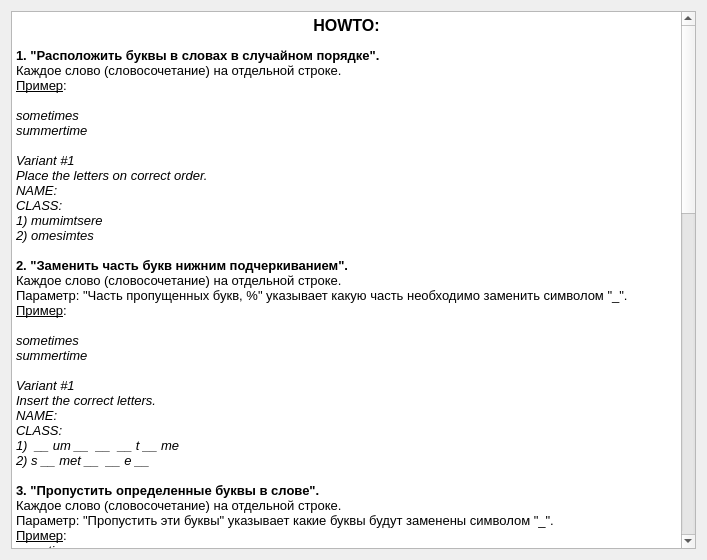
<?xml version="1.0" encoding="UTF-8"?>
<ui version="4.0">
 <class>FormHelp</class>
 <widget class="QWidget" name="FormHelp">
  <property name="windowModality">
   <enum>Qt::NonModal</enum>
  </property>
  <property name="geometry">
   <rect>
    <x>0</x>
    <y>0</y>
    <width>707</width>
    <height>560</height>
   </rect>
  </property>
  <property name="windowTitle">
   <string>Help</string>
  </property>
  <layout class="QGridLayout" name="gridLayout">
   <item row="0" column="0">
    <widget class="QTextEdit" name="textEdit">
     <property name="enabled">
      <bool>true</bool>
     </property>
     <property name="readOnly">
      <bool>true</bool>
     </property>
     <property name="html">
      <string>&lt;!DOCTYPE HTML PUBLIC &quot;-//W3C//DTD HTML 4.0//EN&quot; &quot;http://www.w3.org/TR/REC-html40/strict.dtd&quot;&gt;
&lt;html&gt;&lt;head&gt;&lt;meta name=&quot;qrichtext&quot; content=&quot;1&quot; /&gt;&lt;style type=&quot;text/css&quot;&gt;
p, li { white-space: pre-wrap; }
&lt;/style&gt;&lt;/head&gt;&lt;body style=&quot; font-family:'MS Shell Dlg 2'; font-size:8.25pt; font-weight:400; font-style:normal;&quot;&gt;
&lt;p align=&quot;center&quot; style=&quot; margin-top:0px; margin-bottom:0px; margin-left:0px; margin-right:0px; -qt-block-indent:0; text-indent:0px;&quot;&gt;&lt;span style=&quot; font-size:12pt; font-weight:600;&quot;&gt;HOWTO:&lt;/span&gt;&lt;/p&gt;
&lt;p style=&quot;-qt-paragraph-type:empty; margin-top:0px; margin-bottom:0px; margin-left:0px; margin-right:0px; -qt-block-indent:0; text-indent:0px; font-size:8pt;&quot;&gt;&lt;br /&gt;&lt;/p&gt;
&lt;p style=&quot; margin-top:0px; margin-bottom:0px; margin-left:0px; margin-right:0px; -qt-block-indent:0; text-indent:0px;&quot;&gt;&lt;span style=&quot; font-size:10pt; font-weight:600;&quot;&gt;1. &amp;quot;Расположить буквы в словах в случайном порядке&amp;quot;.&lt;/span&gt;&lt;/p&gt;
&lt;p style=&quot; margin-top:0px; margin-bottom:0px; margin-left:0px; margin-right:0px; -qt-block-indent:0; text-indent:0px;&quot;&gt;&lt;span style=&quot; font-size:10pt;&quot;&gt;Каждое слово (словосочетание) на отдельной строке.&lt;/span&gt;&lt;/p&gt;
&lt;p style=&quot; margin-top:0px; margin-bottom:0px; margin-left:0px; margin-right:0px; -qt-block-indent:0; text-indent:0px;&quot;&gt;&lt;span style=&quot; font-size:10pt; text-decoration: underline;&quot;&gt;Пример&lt;/span&gt;&lt;span style=&quot; font-size:10pt;&quot;&gt;:&lt;/span&gt;&lt;/p&gt;
&lt;p style=&quot;-qt-paragraph-type:empty; margin-top:0px; margin-bottom:0px; margin-left:0px; margin-right:0px; -qt-block-indent:0; text-indent:0px; font-size:10pt; font-style:italic;&quot;&gt;&lt;br /&gt;&lt;/p&gt;
&lt;p style=&quot; margin-top:0px; margin-bottom:0px; margin-left:0px; margin-right:0px; -qt-block-indent:0; text-indent:0px;&quot;&gt;&lt;span style=&quot; font-size:10pt; font-style:italic;&quot;&gt;sometimes  &lt;/span&gt;&lt;/p&gt;
&lt;p style=&quot; margin-top:0px; margin-bottom:0px; margin-left:0px; margin-right:0px; -qt-block-indent:0; text-indent:0px;&quot;&gt;&lt;span style=&quot; font-size:10pt; font-style:italic;&quot;&gt;summertime&lt;/span&gt;&lt;/p&gt;
&lt;p style=&quot;-qt-paragraph-type:empty; margin-top:0px; margin-bottom:0px; margin-left:0px; margin-right:0px; -qt-block-indent:0; text-indent:0px; font-size:10pt; font-style:italic;&quot;&gt;&lt;br /&gt;&lt;/p&gt;
&lt;p style=&quot; margin-top:0px; margin-bottom:0px; margin-left:0px; margin-right:0px; -qt-block-indent:0; text-indent:0px;&quot;&gt;&lt;span style=&quot; font-size:10pt; font-style:italic;&quot;&gt;Variant #1&lt;/span&gt;&lt;/p&gt;
&lt;p style=&quot; margin-top:0px; margin-bottom:0px; margin-left:0px; margin-right:0px; -qt-block-indent:0; text-indent:0px;&quot;&gt;&lt;span style=&quot; font-size:10pt; font-style:italic;&quot;&gt;Place the letters on correct order.&lt;/span&gt;&lt;/p&gt;
&lt;p style=&quot; margin-top:0px; margin-bottom:0px; margin-left:0px; margin-right:0px; -qt-block-indent:0; text-indent:0px;&quot;&gt;&lt;span style=&quot; font-size:10pt; font-style:italic;&quot;&gt;NAME:&lt;/span&gt;&lt;/p&gt;
&lt;p style=&quot; margin-top:0px; margin-bottom:0px; margin-left:0px; margin-right:0px; -qt-block-indent:0; text-indent:0px;&quot;&gt;&lt;span style=&quot; font-size:10pt; font-style:italic;&quot;&gt;CLASS:&lt;/span&gt;&lt;/p&gt;
&lt;p style=&quot; margin-top:0px; margin-bottom:0px; margin-left:0px; margin-right:0px; -qt-block-indent:0; text-indent:0px;&quot;&gt;&lt;span style=&quot; font-size:10pt; font-style:italic;&quot;&gt;1) mumimtsere&lt;/span&gt;&lt;/p&gt;
&lt;p style=&quot; margin-top:0px; margin-bottom:0px; margin-left:0px; margin-right:0px; -qt-block-indent:0; text-indent:0px;&quot;&gt;&lt;span style=&quot; font-size:10pt; font-style:italic;&quot;&gt;2) omesimtes&lt;/span&gt;&lt;/p&gt;
&lt;p style=&quot;-qt-paragraph-type:empty; margin-top:0px; margin-bottom:0px; margin-left:0px; margin-right:0px; -qt-block-indent:0; text-indent:0px; font-size:10pt;&quot;&gt;&lt;br /&gt;&lt;/p&gt;
&lt;p style=&quot; margin-top:0px; margin-bottom:0px; margin-left:0px; margin-right:0px; -qt-block-indent:0; text-indent:0px;&quot;&gt;&lt;span style=&quot; font-size:10pt; font-weight:600;&quot;&gt;2. &amp;quot;Заменить часть букв нижним подчеркиванием&amp;quot;.&lt;/span&gt;&lt;/p&gt;
&lt;p style=&quot; margin-top:0px; margin-bottom:0px; margin-left:0px; margin-right:0px; -qt-block-indent:0; text-indent:0px;&quot;&gt;&lt;span style=&quot; font-size:10pt;&quot;&gt;Каждое слово (словосочетание) на отдельной строке.&lt;/span&gt;&lt;/p&gt;
&lt;p style=&quot; margin-top:0px; margin-bottom:0px; margin-left:0px; margin-right:0px; -qt-block-indent:0; text-indent:0px;&quot;&gt;&lt;span style=&quot; font-size:10pt;&quot;&gt;Параметр: &amp;quot;Часть пропущенных букв, %&amp;quot; указывает какую часть необходимо заменить символом &amp;quot;_&amp;quot;.&lt;/span&gt;&lt;/p&gt;
&lt;p style=&quot; margin-top:0px; margin-bottom:0px; margin-left:0px; margin-right:0px; -qt-block-indent:0; text-indent:0px;&quot;&gt;&lt;span style=&quot; font-size:10pt; text-decoration: underline;&quot;&gt;Пример&lt;/span&gt;&lt;span style=&quot; font-size:10pt;&quot;&gt;:&lt;/span&gt;&lt;/p&gt;
&lt;p style=&quot;-qt-paragraph-type:empty; margin-top:0px; margin-bottom:0px; margin-left:0px; margin-right:0px; -qt-block-indent:0; text-indent:0px; font-size:10pt;&quot;&gt;&lt;br /&gt;&lt;/p&gt;
&lt;p style=&quot; margin-top:0px; margin-bottom:0px; margin-left:0px; margin-right:0px; -qt-block-indent:0; text-indent:0px;&quot;&gt;&lt;span style=&quot; font-size:10pt; font-style:italic;&quot;&gt;sometimes&lt;/span&gt;&lt;/p&gt;
&lt;p style=&quot; margin-top:0px; margin-bottom:0px; margin-left:0px; margin-right:0px; -qt-block-indent:0; text-indent:0px;&quot;&gt;&lt;span style=&quot; font-size:10pt; font-style:italic;&quot;&gt;summertime&lt;/span&gt;&lt;/p&gt;
&lt;p style=&quot;-qt-paragraph-type:empty; margin-top:0px; margin-bottom:0px; margin-left:0px; margin-right:0px; -qt-block-indent:0; text-indent:0px; font-size:10pt; font-style:italic;&quot;&gt;&lt;br /&gt;&lt;/p&gt;
&lt;p style=&quot; margin-top:0px; margin-bottom:0px; margin-left:0px; margin-right:0px; -qt-block-indent:0; text-indent:0px;&quot;&gt;&lt;span style=&quot; font-size:10pt; font-style:italic;&quot;&gt;Variant #1&lt;/span&gt;&lt;/p&gt;
&lt;p style=&quot; margin-top:0px; margin-bottom:0px; margin-left:0px; margin-right:0px; -qt-block-indent:0; text-indent:0px;&quot;&gt;&lt;span style=&quot; font-size:10pt; font-style:italic;&quot;&gt;Insert the correct letters.&lt;/span&gt;&lt;/p&gt;
&lt;p style=&quot; margin-top:0px; margin-bottom:0px; margin-left:0px; margin-right:0px; -qt-block-indent:0; text-indent:0px;&quot;&gt;&lt;span style=&quot; font-size:10pt; font-style:italic;&quot;&gt;NAME:&lt;/span&gt;&lt;/p&gt;
&lt;p style=&quot; margin-top:0px; margin-bottom:0px; margin-left:0px; margin-right:0px; -qt-block-indent:0; text-indent:0px;&quot;&gt;&lt;span style=&quot; font-size:10pt; font-style:italic;&quot;&gt;CLASS:&lt;/span&gt;&lt;/p&gt;
&lt;p style=&quot; margin-top:0px; margin-bottom:0px; margin-left:0px; margin-right:0px; -qt-block-indent:0; text-indent:0px;&quot;&gt;&lt;span style=&quot; font-size:10pt; font-style:italic;&quot;&gt;1)  __ um __  __  __ t __ me&lt;/span&gt;&lt;/p&gt;
&lt;p style=&quot; margin-top:0px; margin-bottom:0px; margin-left:0px; margin-right:0px; -qt-block-indent:0; text-indent:0px;&quot;&gt;&lt;span style=&quot; font-size:10pt; font-style:italic;&quot;&gt;2) s __ met __  __ e __&lt;/span&gt;&lt;/p&gt;
&lt;p style=&quot;-qt-paragraph-type:empty; margin-top:0px; margin-bottom:0px; margin-left:0px; margin-right:0px; -qt-block-indent:0; text-indent:0px; font-size:10pt;&quot;&gt;&lt;br /&gt;&lt;/p&gt;
&lt;p style=&quot; margin-top:0px; margin-bottom:0px; margin-left:0px; margin-right:0px; -qt-block-indent:0; text-indent:0px;&quot;&gt;&lt;span style=&quot; font-size:10pt; font-weight:600;&quot;&gt;3. &amp;quot;Пропустить определенные буквы в слове&amp;quot;.&lt;/span&gt;&lt;/p&gt;
&lt;p style=&quot; margin-top:0px; margin-bottom:0px; margin-left:0px; margin-right:0px; -qt-block-indent:0; text-indent:0px;&quot;&gt;&lt;span style=&quot; font-size:10pt;&quot;&gt;Каждое слово (словосочетание) на отдельной строке.&lt;/span&gt;&lt;/p&gt;
&lt;p style=&quot; margin-top:0px; margin-bottom:0px; margin-left:0px; margin-right:0px; -qt-block-indent:0; text-indent:0px;&quot;&gt;&lt;span style=&quot; font-size:10pt;&quot;&gt;Параметр: &amp;quot;Пропустить эти буквы&amp;quot; указывает какие буквы будут заменены символом &amp;quot;_&amp;quot;.&lt;/span&gt;&lt;/p&gt;
&lt;p style=&quot; margin-top:0px; margin-bottom:0px; margin-left:0px; margin-right:0px; -qt-block-indent:0; text-indent:0px;&quot;&gt;&lt;span style=&quot; font-size:10pt; text-decoration: underline;&quot;&gt;Пример&lt;/span&gt;&lt;span style=&quot; font-size:10pt;&quot;&gt;:&lt;/span&gt;&lt;/p&gt;
&lt;p style=&quot; margin-top:0px; margin-bottom:0px; margin-left:0px; margin-right:0px; -qt-block-indent:0; text-indent:0px;&quot;&gt;&lt;span style=&quot; font-size:10pt; font-style:italic;&quot;&gt;sometimes&lt;/span&gt;&lt;/p&gt;
&lt;p style=&quot; margin-top:0px; margin-bottom:0px; margin-left:0px; margin-right:0px; -qt-block-indent:0; text-indent:0px;&quot;&gt;&lt;span style=&quot; font-size:10pt; font-style:italic;&quot;&gt;summertime&lt;/span&gt;&lt;/p&gt;
&lt;p style=&quot;-qt-paragraph-type:empty; margin-top:0px; margin-bottom:0px; margin-left:0px; margin-right:0px; -qt-block-indent:0; text-indent:0px; font-size:10pt; font-style:italic;&quot;&gt;&lt;br /&gt;&lt;/p&gt;
&lt;p style=&quot; margin-top:0px; margin-bottom:0px; margin-left:0px; margin-right:0px; -qt-block-indent:0; text-indent:0px;&quot;&gt;&lt;span style=&quot; font-size:10pt; font-style:italic;&quot;&gt;Variant #1&lt;/span&gt;&lt;/p&gt;
&lt;p style=&quot; margin-top:0px; margin-bottom:0px; margin-left:0px; margin-right:0px; -qt-block-indent:0; text-indent:0px;&quot;&gt;&lt;span style=&quot; font-size:10pt; font-style:italic;&quot;&gt;Insert correct letters: &amp;quot;u, m&amp;quot;&lt;/span&gt;&lt;/p&gt;
&lt;p style=&quot; margin-top:0px; margin-bottom:0px; margin-left:0px; margin-right:0px; -qt-block-indent:0; text-indent:0px;&quot;&gt;&lt;span style=&quot; font-size:10pt; font-style:italic;&quot;&gt;NAME:&lt;/span&gt;&lt;/p&gt;
&lt;p style=&quot; margin-top:0px; margin-bottom:0px; margin-left:0px; margin-right:0px; -qt-block-indent:0; text-indent:0px;&quot;&gt;&lt;span style=&quot; font-size:10pt; font-style:italic;&quot;&gt;CLASS:&lt;/span&gt;&lt;/p&gt;
&lt;p style=&quot; margin-top:0px; margin-bottom:0px; margin-left:0px; margin-right:0px; -qt-block-indent:0; text-indent:0px;&quot;&gt;&lt;span style=&quot; font-size:10pt; font-style:italic;&quot;&gt;1) s _ _ _ e r t i _ e&lt;/span&gt;&lt;/p&gt;
&lt;p style=&quot; margin-top:0px; margin-bottom:0px; margin-left:0px; margin-right:0px; -qt-block-indent:0; text-indent:0px;&quot;&gt;&lt;span style=&quot; font-size:10pt; font-style:italic;&quot;&gt;2) s o _ e t i _ e s&lt;/span&gt;&lt;/p&gt;
&lt;p style=&quot;-qt-paragraph-type:empty; margin-top:0px; margin-bottom:0px; margin-left:0px; margin-right:0px; -qt-block-indent:0; text-indent:0px; font-size:10pt;&quot;&gt;&lt;br /&gt;&lt;/p&gt;
&lt;p style=&quot; margin-top:0px; margin-bottom:0px; margin-left:0px; margin-right:0px; -qt-block-indent:0; text-indent:0px;&quot;&gt;&lt;span style=&quot; font-size:10pt; font-weight:600;&quot;&gt;4. &amp;quot;Сопоставить слова&amp;quot;.&lt;/span&gt;&lt;/p&gt;
&lt;p style=&quot; margin-top:0px; margin-bottom:0px; margin-left:0px; margin-right:0px; -qt-block-indent:0; text-indent:0px;&quot;&gt;&lt;span style=&quot; font-size:10pt;&quot;&gt;Каждая пара, разделенная знаком &amp;quot;:&amp;quot; на отдельной строке.&lt;/span&gt;&lt;/p&gt;
&lt;p style=&quot; margin-top:0px; margin-bottom:0px; margin-left:0px; margin-right:0px; -qt-block-indent:0; text-indent:0px;&quot;&gt;&lt;span style=&quot; font-size:10pt;&quot;&gt;Примечание: для достижения лучшей рандомизации рекомендуется&lt;/span&gt;&lt;/p&gt;
&lt;p style=&quot; margin-top:0px; margin-bottom:0px; margin-left:0px; margin-right:0px; -qt-block-indent:0; text-indent:0px;&quot;&gt;&lt;span style=&quot; font-size:10pt;&quot;&gt;использовать более 3-х пар выражений.&lt;/span&gt;&lt;/p&gt;
&lt;p style=&quot; margin-top:0px; margin-bottom:0px; margin-left:0px; margin-right:0px; -qt-block-indent:0; text-indent:0px;&quot;&gt;&lt;span style=&quot; font-size:10pt; text-decoration: underline;&quot;&gt;Пример&lt;/span&gt;&lt;span style=&quot; font-size:10pt;&quot;&gt;:&lt;/span&gt;&lt;/p&gt;
&lt;p style=&quot; margin-top:0px; margin-bottom:0px; margin-left:0px; margin-right:0px; -qt-block-indent:0; text-indent:0px;&quot;&gt;&lt;span style=&quot; font-size:10pt; font-style:italic;&quot;&gt;sometimes:иногда&lt;/span&gt;&lt;/p&gt;
&lt;p style=&quot; margin-top:0px; margin-bottom:0px; margin-left:0px; margin-right:0px; -qt-block-indent:0; text-indent:0px;&quot;&gt;&lt;span style=&quot; font-size:10pt; font-style:italic;&quot;&gt;summertime:летний сезон&lt;/span&gt;&lt;/p&gt;
&lt;p style=&quot; margin-top:0px; margin-bottom:0px; margin-left:0px; margin-right:0px; -qt-block-indent:0; text-indent:0px;&quot;&gt;&lt;span style=&quot; font-size:10pt; font-style:italic;&quot;&gt;anybody:кто бы то ни было, кто-нибудь&lt;/span&gt;&lt;/p&gt;
&lt;p style=&quot;-qt-paragraph-type:empty; margin-top:0px; margin-bottom:0px; margin-left:0px; margin-right:0px; -qt-block-indent:0; text-indent:0px; font-size:10pt; font-style:italic;&quot;&gt;&lt;br /&gt;&lt;/p&gt;
&lt;p style=&quot; margin-top:0px; margin-bottom:0px; margin-left:0px; margin-right:0px; -qt-block-indent:0; text-indent:0px;&quot;&gt;&lt;span style=&quot; font-size:10pt; font-style:italic;&quot;&gt;Variant #1&lt;/span&gt;&lt;/p&gt;
&lt;p style=&quot; margin-top:0px; margin-bottom:0px; margin-left:0px; margin-right:0px; -qt-block-indent:0; text-indent:0px;&quot;&gt;&lt;span style=&quot; font-size:10pt; font-style:italic;&quot;&gt;Match the words.&lt;/span&gt;&lt;/p&gt;
&lt;p style=&quot; margin-top:0px; margin-bottom:0px; margin-left:0px; margin-right:0px; -qt-block-indent:0; text-indent:0px;&quot;&gt;&lt;span style=&quot; font-size:10pt; font-style:italic;&quot;&gt;NAME:&lt;/span&gt;&lt;/p&gt;
&lt;p style=&quot; margin-top:0px; margin-bottom:0px; margin-left:0px; margin-right:0px; -qt-block-indent:0; text-indent:0px;&quot;&gt;&lt;span style=&quot; font-size:10pt; font-style:italic;&quot;&gt;CLASS:&lt;/span&gt;&lt;/p&gt;
&lt;p style=&quot; margin-top:0px; margin-bottom:0px; margin-left:0px; margin-right:0px; -qt-block-indent:0; text-indent:0px;&quot;&gt;&lt;span style=&quot; font-size:10pt; font-style:italic;&quot;&gt;1) anybody	  	1) кто бы то ни было, кто-нибудь&lt;/span&gt;&lt;/p&gt;
&lt;p style=&quot; margin-top:0px; margin-bottom:0px; margin-left:0px; margin-right:0px; -qt-block-indent:0; text-indent:0px;&quot;&gt;&lt;span style=&quot; font-size:10pt; font-style:italic;&quot;&gt;2) summertime		2) летний сезон&lt;/span&gt;&lt;/p&gt;
&lt;p style=&quot; margin-top:0px; margin-bottom:0px; margin-left:0px; margin-right:0px; -qt-block-indent:0; text-indent:0px;&quot;&gt;&lt;span style=&quot; font-size:10pt; font-style:italic;&quot;&gt;3) sometimes		3) иногда&lt;/span&gt;&lt;/p&gt;
&lt;p style=&quot;-qt-paragraph-type:empty; margin-top:0px; margin-bottom:0px; margin-left:0px; margin-right:0px; -qt-block-indent:0; text-indent:0px; font-size:10pt;&quot;&gt;&lt;br /&gt;&lt;/p&gt;
&lt;p style=&quot; margin-top:0px; margin-bottom:0px; margin-left:0px; margin-right:0px; -qt-block-indent:0; text-indent:0px;&quot;&gt;&lt;span style=&quot; font-size:10pt; font-weight:600;&quot;&gt;5. &amp;quot;Расположить слова в предложении в случайном порядке&amp;quot;.&lt;/span&gt;&lt;/p&gt;
&lt;p style=&quot; margin-top:0px; margin-bottom:0px; margin-left:0px; margin-right:0px; -qt-block-indent:0; text-indent:0px;&quot;&gt;&lt;span style=&quot; font-size:10pt;&quot;&gt;В каждом предложении, заканчивающемся знаками &amp;quot;.!?&amp;quot;,&lt;/span&gt;&lt;/p&gt;
&lt;p style=&quot; margin-top:0px; margin-bottom:0px; margin-left:0px; margin-right:0px; -qt-block-indent:0; text-indent:0px;&quot;&gt;&lt;span style=&quot; font-size:10pt;&quot;&gt;слова ставятся в случайном порядке.&lt;/span&gt;&lt;/p&gt;
&lt;p style=&quot; margin-top:0px; margin-bottom:0px; margin-left:0px; margin-right:0px; -qt-block-indent:0; text-indent:0px;&quot;&gt;&lt;span style=&quot; font-size:10pt;&quot;&gt;Все слова приводятся к нижнему регистру.&lt;/span&gt;&lt;/p&gt;
&lt;p style=&quot; margin-top:0px; margin-bottom:0px; margin-left:0px; margin-right:0px; -qt-block-indent:0; text-indent:0px;&quot;&gt;&lt;span style=&quot; font-size:10pt; text-decoration: underline;&quot;&gt;Пример&lt;/span&gt;&lt;span style=&quot; font-size:10pt;&quot;&gt;:&lt;/span&gt;&lt;/p&gt;
&lt;p style=&quot; margin-top:0px; margin-bottom:0px; margin-left:0px; margin-right:0px; -qt-block-indent:0; text-indent:0px;&quot;&gt;&lt;span style=&quot; font-size:10pt; font-style:italic;&quot;&gt;This is the 1st sentence! And another one.&lt;/span&gt;&lt;/p&gt;
&lt;p style=&quot;-qt-paragraph-type:empty; margin-top:0px; margin-bottom:0px; margin-left:0px; margin-right:0px; -qt-block-indent:0; text-indent:0px; font-size:10pt; font-style:italic;&quot;&gt;&lt;br /&gt;&lt;/p&gt;
&lt;p style=&quot; margin-top:0px; margin-bottom:0px; margin-left:0px; margin-right:0px; -qt-block-indent:0; text-indent:0px;&quot;&gt;&lt;span style=&quot; font-size:10pt; font-style:italic;&quot;&gt;Variant #1&lt;/span&gt;&lt;/p&gt;
&lt;p style=&quot; margin-top:0px; margin-bottom:0px; margin-left:0px; margin-right:0px; -qt-block-indent:0; text-indent:0px;&quot;&gt;&lt;span style=&quot; font-size:10pt; font-style:italic;&quot;&gt;Place the words in sentences on correct order.&lt;/span&gt;&lt;/p&gt;
&lt;p style=&quot; margin-top:0px; margin-bottom:0px; margin-left:0px; margin-right:0px; -qt-block-indent:0; text-indent:0px;&quot;&gt;&lt;span style=&quot; font-size:10pt; font-style:italic;&quot;&gt;NAME:&lt;/span&gt;&lt;/p&gt;
&lt;p style=&quot; margin-top:0px; margin-bottom:0px; margin-left:0px; margin-right:0px; -qt-block-indent:0; text-indent:0px;&quot;&gt;&lt;span style=&quot; font-size:10pt; font-style:italic;&quot;&gt;CLASS:&lt;/span&gt;&lt;/p&gt;
&lt;p style=&quot; margin-top:0px; margin-bottom:0px; margin-left:0px; margin-right:0px; -qt-block-indent:0; text-indent:0px;&quot;&gt;&lt;span style=&quot; font-size:10pt; font-style:italic;&quot;&gt;1) the 1st is this sentence!&lt;/span&gt;&lt;/p&gt;
&lt;p style=&quot; margin-top:0px; margin-bottom:0px; margin-left:0px; margin-right:0px; -qt-block-indent:0; text-indent:0px;&quot;&gt;&lt;span style=&quot; font-size:10pt; font-style:italic;&quot;&gt;2) another one  and.&lt;/span&gt;&lt;/p&gt;
&lt;p style=&quot;-qt-paragraph-type:empty; margin-top:0px; margin-bottom:0px; margin-left:0px; margin-right:0px; -qt-block-indent:0; text-indent:0px; font-size:10pt; font-style:italic;&quot;&gt;&lt;br /&gt;&lt;/p&gt;
&lt;p style=&quot; margin-top:0px; margin-bottom:0px; margin-left:0px; margin-right:0px; -qt-block-indent:0; text-indent:0px;&quot;&gt;&lt;span style=&quot; font-size:10pt; font-weight:600;&quot;&gt;6. &amp;quot;Расположить предложения в случайном порядке&amp;quot;.&lt;/span&gt;&lt;/p&gt;
&lt;p style=&quot; margin-top:0px; margin-bottom:0px; margin-left:0px; margin-right:0px; -qt-block-indent:0; text-indent:0px;&quot;&gt;&lt;span style=&quot; font-size:10pt;&quot;&gt;Все предложения, оканчивающееся знаками &amp;quot;.!?&amp;quot;,&lt;/span&gt;&lt;/p&gt;
&lt;p style=&quot; margin-top:0px; margin-bottom:0px; margin-left:0px; margin-right:0px; -qt-block-indent:0; text-indent:0px;&quot;&gt;&lt;span style=&quot; font-size:10pt;&quot;&gt;ставятся в случайном порядке.&lt;/span&gt;&lt;/p&gt;
&lt;p style=&quot; margin-top:0px; margin-bottom:0px; margin-left:0px; margin-right:0px; -qt-block-indent:0; text-indent:0px;&quot;&gt;&lt;span style=&quot; font-size:10pt; text-decoration: underline;&quot;&gt;Пример&lt;/span&gt;&lt;span style=&quot; font-size:10pt;&quot;&gt;:&lt;/span&gt;&lt;/p&gt;
&lt;p style=&quot; margin-top:0px; margin-bottom:0px; margin-left:0px; margin-right:0px; -qt-block-indent:0; text-indent:0px;&quot;&gt;&lt;span style=&quot; font-size:10pt; font-style:italic;&quot;&gt;This is the 1st sentence! And another one. Is it the 3rd sentence?&lt;/span&gt;&lt;/p&gt;
&lt;p style=&quot;-qt-paragraph-type:empty; margin-top:0px; margin-bottom:0px; margin-left:0px; margin-right:0px; -qt-block-indent:0; text-indent:0px; font-size:10pt; font-style:italic;&quot;&gt;&lt;br /&gt;&lt;/p&gt;
&lt;p style=&quot; margin-top:0px; margin-bottom:0px; margin-left:0px; margin-right:0px; -qt-block-indent:0; text-indent:0px;&quot;&gt;&lt;span style=&quot; font-size:10pt; font-style:italic;&quot;&gt;Variant #1&lt;/span&gt;&lt;/p&gt;
&lt;p style=&quot; margin-top:0px; margin-bottom:0px; margin-left:0px; margin-right:0px; -qt-block-indent:0; text-indent:0px;&quot;&gt;&lt;span style=&quot; font-size:10pt; font-style:italic;&quot;&gt;Place the sentences on correct order.&lt;/span&gt;&lt;/p&gt;
&lt;p style=&quot; margin-top:0px; margin-bottom:0px; margin-left:0px; margin-right:0px; -qt-block-indent:0; text-indent:0px;&quot;&gt;&lt;span style=&quot; font-size:10pt; font-style:italic;&quot;&gt;NAME:&lt;/span&gt;&lt;/p&gt;
&lt;p style=&quot; margin-top:0px; margin-bottom:0px; margin-left:0px; margin-right:0px; -qt-block-indent:0; text-indent:0px;&quot;&gt;&lt;span style=&quot; font-size:10pt; font-style:italic;&quot;&gt;CLASS:&lt;/span&gt;&lt;/p&gt;
&lt;p style=&quot; margin-top:0px; margin-bottom:0px; margin-left:0px; margin-right:0px; -qt-block-indent:0; text-indent:0px;&quot;&gt;&lt;span style=&quot; font-size:10pt; font-style:italic;&quot;&gt;1)  Is it the 3rd sentence?&lt;/span&gt;&lt;/p&gt;
&lt;p style=&quot; margin-top:0px; margin-bottom:0px; margin-left:0px; margin-right:0px; -qt-block-indent:0; text-indent:0px;&quot;&gt;&lt;span style=&quot; font-size:10pt; font-style:italic;&quot;&gt;2)  And another one.&lt;/span&gt;&lt;/p&gt;
&lt;p style=&quot; margin-top:0px; margin-bottom:0px; margin-left:0px; margin-right:0px; -qt-block-indent:0; text-indent:0px;&quot;&gt;&lt;span style=&quot; font-size:10pt; font-style:italic;&quot;&gt;3) This is the 1st sentence!&lt;/span&gt;&lt;/p&gt;
&lt;p style=&quot;-qt-paragraph-type:empty; margin-top:0px; margin-bottom:0px; margin-left:0px; margin-right:0px; -qt-block-indent:0; text-indent:0px; font-size:10pt;&quot;&gt;&lt;br /&gt;&lt;/p&gt;
&lt;p style=&quot; margin-top:0px; margin-bottom:0px; margin-left:0px; margin-right:0px; -qt-block-indent:0; text-indent:0px;&quot;&gt;&lt;span style=&quot; font-size:10pt; font-weight:600;&quot;&gt;7. &amp;quot;Выбрать глаголы из списка&amp;quot;.&lt;/span&gt;&lt;/p&gt;
&lt;p style=&quot; margin-top:0px; margin-bottom:0px; margin-left:0px; margin-right:0px; -qt-block-indent:0; text-indent:0px;&quot;&gt;&lt;span style=&quot; font-size:10pt;&quot;&gt;В каждом предложении, ничинающемся с новой строки,&lt;/span&gt;&lt;/p&gt;
&lt;p style=&quot; margin-top:0px; margin-bottom:0px; margin-left:0px; margin-right:0px; -qt-block-indent:0; text-indent:0px;&quot;&gt;&lt;span style=&quot; font-size:10pt;&quot;&gt;сдучайно выбирается один из элементов&lt;/span&gt;&lt;/p&gt;
&lt;p style=&quot; margin-top:0px; margin-bottom:0px; margin-left:0px; margin-right:0px; -qt-block-indent:0; text-indent:0px;&quot;&gt;&lt;span style=&quot; font-size:10pt;&quot;&gt;в двойных кавычках, разделенных обратной косой чертой &amp;quot;/&amp;quot;.&lt;/span&gt;&lt;/p&gt;
&lt;p style=&quot; margin-top:0px; margin-bottom:0px; margin-left:0px; margin-right:0px; -qt-block-indent:0; text-indent:0px;&quot;&gt;&lt;span style=&quot; font-size:10pt;&quot;&gt;Примечание: признаком глагола является наличие частицы &amp;quot;to /not to &amp;quot;&lt;/span&gt;&lt;/p&gt;
&lt;p style=&quot; margin-top:0px; margin-bottom:0px; margin-left:0px; margin-right:0px; -qt-block-indent:0; text-indent:0px;&quot;&gt;&lt;span style=&quot; font-size:10pt;&quot;&gt;(обязательно с пробелом после &amp;quot;to&amp;quot;).&lt;/span&gt;&lt;/p&gt;
&lt;p style=&quot; margin-top:0px; margin-bottom:0px; margin-left:0px; margin-right:0px; -qt-block-indent:0; text-indent:0px;&quot;&gt;&lt;span style=&quot; font-size:10pt;&quot;&gt;Глаголы заменяются на нижнее подчеркивание, в скобках рядом указывается форма&lt;/span&gt;&lt;/p&gt;
&lt;p style=&quot; margin-top:0px; margin-bottom:0px; margin-left:0px; margin-right:0px; -qt-block-indent:0; text-indent:0px;&quot;&gt;&lt;span style=&quot; font-size:10pt;&quot;&gt;глагола в инфинитиве.&lt;/span&gt;&lt;/p&gt;
&lt;p style=&quot; margin-top:0px; margin-bottom:0px; margin-left:0px; margin-right:0px; -qt-block-indent:0; text-indent:0px;&quot;&gt;&lt;span style=&quot; font-size:10pt;&quot;&gt;Все остальные слова (такие как: местоимения, существительные, признаки времени...)&lt;/span&gt;&lt;/p&gt;
&lt;p style=&quot; margin-top:0px; margin-bottom:0px; margin-left:0px; margin-right:0px; -qt-block-indent:0; text-indent:0px;&quot;&gt;&lt;span style=&quot; font-size:10pt;&quot;&gt;выбираются из множества в двойных кавычках, разделенных симолом обратной косой черты &amp;quot;/&amp;quot;&lt;/span&gt;&lt;/p&gt;
&lt;p style=&quot; margin-top:0px; margin-bottom:0px; margin-left:0px; margin-right:0px; -qt-block-indent:0; text-indent:0px;&quot;&gt;&lt;span style=&quot; font-size:10pt;&quot;&gt;и вставляются в преложение как есть.&lt;/span&gt;&lt;/p&gt;
&lt;p style=&quot; margin-top:0px; margin-bottom:0px; margin-left:0px; margin-right:0px; -qt-block-indent:0; text-indent:0px;&quot;&gt;&lt;span style=&quot; font-size:10pt; text-decoration: underline;&quot;&gt;Пример&lt;/span&gt;&lt;span style=&quot; font-size:10pt;&quot;&gt;:&lt;/span&gt;&lt;/p&gt;
&lt;p style=&quot; margin-top:0px; margin-bottom:0px; margin-left:0px; margin-right:0px; -qt-block-indent:0; text-indent:0px;&quot;&gt;&lt;span style=&quot; font-size:10pt; font-style:italic;&quot;&gt;&amp;quot;I/He/She/We&amp;quot; &amp;quot;to walk/not to go/to sleep&amp;quot; &amp;quot;yesterday/today/tomorrow/never&amp;quot; there.&lt;/span&gt;&lt;/p&gt;
&lt;p style=&quot; margin-top:0px; margin-bottom:0px; margin-left:0px; margin-right:0px; -qt-block-indent:0; text-indent:0px;&quot;&gt;&lt;span style=&quot; font-size:10pt; font-style:italic;&quot;&gt;&amp;quot;I/He/She/We&amp;quot; &amp;quot;to walk/not to go/to sleep&amp;quot; &amp;quot;yesterday/today/tomorrow/never&amp;quot; there.&lt;/span&gt;&lt;/p&gt;
&lt;p style=&quot; margin-top:0px; margin-bottom:0px; margin-left:0px; margin-right:0px; -qt-block-indent:0; text-indent:0px;&quot;&gt;&lt;span style=&quot; font-size:10pt; font-style:italic;&quot;&gt;&amp;quot;I/He/She/We&amp;quot; &amp;quot;to walk/not to go/to sleep&amp;quot; &amp;quot;yesterday/today/tomorrow/never&amp;quot; there.&lt;/span&gt;&lt;/p&gt;
&lt;p style=&quot; margin-top:0px; margin-bottom:0px; margin-left:0px; margin-right:0px; -qt-block-indent:0; text-indent:0px;&quot;&gt;&lt;span style=&quot; font-size:10pt; font-style:italic;&quot;&gt;&amp;quot;I/He/She/We&amp;quot; &amp;quot;to walk/not to go/to sleep&amp;quot; &amp;quot;yesterday/today/tomorrow/never&amp;quot; there.&lt;/span&gt;&lt;/p&gt;
&lt;p style=&quot; margin-top:0px; margin-bottom:0px; margin-left:0px; margin-right:0px; -qt-block-indent:0; text-indent:0px;&quot;&gt;&lt;span style=&quot; font-size:10pt; font-style:italic;&quot;&gt;&amp;quot;to go/not to walk&amp;quot; &amp;quot;you/she&amp;quot; with me &amp;quot;yesterday/tomorrow&amp;quot; to the &amp;quot;zoo/circus&amp;quot;?&lt;/span&gt;&lt;/p&gt;
&lt;p style=&quot; margin-top:0px; margin-bottom:0px; margin-left:0px; margin-right:0px; -qt-block-indent:0; text-indent:0px;&quot;&gt;&lt;span style=&quot; font-size:10pt; font-style:italic;&quot;&gt;&amp;quot;to go/not to walk&amp;quot; &amp;quot;you/she&amp;quot; with me &amp;quot;yesterday/tomorrow&amp;quot; to the &amp;quot;zoo/circus&amp;quot;?&lt;/span&gt;&lt;/p&gt;
&lt;p style=&quot;-qt-paragraph-type:empty; margin-top:0px; margin-bottom:0px; margin-left:0px; margin-right:0px; -qt-block-indent:0; text-indent:0px; font-size:10pt; font-style:italic;&quot;&gt;&lt;br /&gt;&lt;/p&gt;
&lt;p style=&quot; margin-top:0px; margin-bottom:0px; margin-left:0px; margin-right:0px; -qt-block-indent:0; text-indent:0px;&quot;&gt;&lt;span style=&quot; font-size:10pt; font-style:italic;&quot;&gt;Variant #1&lt;/span&gt;&lt;/p&gt;
&lt;p style=&quot; margin-top:0px; margin-bottom:0px; margin-left:0px; margin-right:0px; -qt-block-indent:0; text-indent:0px;&quot;&gt;&lt;span style=&quot; font-size:10pt; font-style:italic;&quot;&gt;Write the correct form of the verbs in bracket.&lt;/span&gt;&lt;/p&gt;
&lt;p style=&quot; margin-top:0px; margin-bottom:0px; margin-left:0px; margin-right:0px; -qt-block-indent:0; text-indent:0px;&quot;&gt;&lt;span style=&quot; font-size:10pt; font-style:italic;&quot;&gt;NAME:&lt;/span&gt;&lt;/p&gt;
&lt;p style=&quot; margin-top:0px; margin-bottom:0px; margin-left:0px; margin-right:0px; -qt-block-indent:0; text-indent:0px;&quot;&gt;&lt;span style=&quot; font-size:10pt; font-style:italic;&quot;&gt;CLASS:&lt;/span&gt;&lt;/p&gt;
&lt;p style=&quot; margin-top:0px; margin-bottom:0px; margin-left:0px; margin-right:0px; -qt-block-indent:0; text-indent:0px;&quot;&gt;&lt;span style=&quot; font-size:10pt; font-style:italic;&quot;&gt;1) She ____________________ (to walk) tomorrow there.&lt;/span&gt;&lt;/p&gt;
&lt;p style=&quot; margin-top:0px; margin-bottom:0px; margin-left:0px; margin-right:0px; -qt-block-indent:0; text-indent:0px;&quot;&gt;&lt;span style=&quot; font-size:10pt; font-style:italic;&quot;&gt;2) I ____________________ (to walk) tomorrow there.&lt;/span&gt;&lt;/p&gt;
&lt;p style=&quot; margin-top:0px; margin-bottom:0px; margin-left:0px; margin-right:0px; -qt-block-indent:0; text-indent:0px;&quot;&gt;&lt;span style=&quot; font-size:10pt; font-style:italic;&quot;&gt;3) We ____________________ (not to go) never there.&lt;/span&gt;&lt;/p&gt;
&lt;p style=&quot; margin-top:0px; margin-bottom:0px; margin-left:0px; margin-right:0px; -qt-block-indent:0; text-indent:0px;&quot;&gt;&lt;span style=&quot; font-size:10pt; font-style:italic;&quot;&gt;4) She ____________________ (to walk) tomorrow there.&lt;/span&gt;&lt;/p&gt;
&lt;p style=&quot; margin-top:0px; margin-bottom:0px; margin-left:0px; margin-right:0px; -qt-block-indent:0; text-indent:0px;&quot;&gt;&lt;span style=&quot; font-size:10pt; font-style:italic;&quot;&gt;5) ____________________ (not to walk) she with me yesterday to the circus?&lt;/span&gt;&lt;/p&gt;
&lt;p style=&quot; margin-top:0px; margin-bottom:0px; margin-left:0px; margin-right:0px; -qt-block-indent:0; text-indent:0px;&quot;&gt;&lt;span style=&quot; font-size:10pt; font-style:italic;&quot;&gt;6) ____________________ (to go) you with me yesterday to the zoo?&lt;/span&gt;&lt;/p&gt;
&lt;p style=&quot;-qt-paragraph-type:empty; margin-top:0px; margin-bottom:0px; margin-left:0px; margin-right:0px; -qt-block-indent:0; text-indent:0px; font-size:10pt; font-style:italic;&quot;&gt;&lt;br /&gt;&lt;/p&gt;
&lt;p style=&quot; margin-top:0px; margin-bottom:0px; margin-left:0px; margin-right:0px; -qt-block-indent:0; text-indent:0px;&quot;&gt;&lt;span style=&quot; font-size:10pt; font-weight:600;&quot;&gt;8. &amp;quot;Пропустить слова в предложении&amp;quot;.&lt;/span&gt;&lt;/p&gt;
&lt;p style=&quot; margin-top:0px; margin-bottom:0px; margin-left:0px; margin-right:0px; -qt-block-indent:0; text-indent:0px;&quot;&gt;&lt;span style=&quot; font-size:10pt;&quot;&gt;Заменяет все слова, указанные в параметре &amp;quot;Пропусить слова&amp;quot; (регистронезависимо),&lt;/span&gt;&lt;/p&gt;
&lt;p style=&quot; margin-top:0px; margin-bottom:0px; margin-left:0px; margin-right:0px; -qt-block-indent:0; text-indent:0px;&quot;&gt;&lt;span style=&quot; font-size:10pt;&quot;&gt;на нижнее подчеркивание.&lt;/span&gt;&lt;/p&gt;
&lt;p style=&quot; margin-top:0px; margin-bottom:0px; margin-left:0px; margin-right:0px; -qt-block-indent:0; text-indent:0px;&quot;&gt;&lt;span style=&quot; font-size:10pt;&quot;&gt;Примечание: возвращает только один вариант.&lt;/span&gt;&lt;/p&gt;
&lt;p style=&quot; margin-top:0px; margin-bottom:0px; margin-left:0px; margin-right:0px; -qt-block-indent:0; text-indent:0px;&quot;&gt;&lt;span style=&quot; font-size:10pt; text-decoration: underline;&quot;&gt;Пример&lt;/span&gt;&lt;span style=&quot; font-size:10pt;&quot;&gt;:&lt;/span&gt;&lt;/p&gt;
&lt;p style=&quot; margin-top:0px; margin-bottom:0px; margin-left:0px; margin-right:0px; -qt-block-indent:0; text-indent:0px;&quot;&gt;&lt;span style=&quot; font-size:10pt; font-style:italic;&quot;&gt;Omit this and that words.&lt;/span&gt;&lt;/p&gt;
&lt;p style=&quot;-qt-paragraph-type:empty; margin-top:0px; margin-bottom:0px; margin-left:0px; margin-right:0px; -qt-block-indent:0; text-indent:0px; font-size:10pt; font-style:italic;&quot;&gt;&lt;br /&gt;&lt;/p&gt;
&lt;p style=&quot; margin-top:0px; margin-bottom:0px; margin-left:0px; margin-right:0px; -qt-block-indent:0; text-indent:0px;&quot;&gt;&lt;span style=&quot; font-size:10pt; font-style:italic;&quot;&gt;NAME:&lt;/span&gt;&lt;/p&gt;
&lt;p style=&quot; margin-top:0px; margin-bottom:0px; margin-left:0px; margin-right:0px; -qt-block-indent:0; text-indent:0px;&quot;&gt;&lt;span style=&quot; font-size:10pt; font-style:italic;&quot;&gt;CLASS:&lt;/span&gt;&lt;/p&gt;
&lt;p style=&quot; margin-top:0px; margin-bottom:0px; margin-left:0px; margin-right:0px; -qt-block-indent:0; text-indent:0px;&quot;&gt;&lt;span style=&quot; font-size:10pt; font-style:italic;&quot;&gt;Insert correct words: This,  that&lt;/span&gt;&lt;/p&gt;
&lt;p style=&quot;-qt-paragraph-type:empty; margin-top:0px; margin-bottom:0px; margin-left:0px; margin-right:0px; -qt-block-indent:0; text-indent:0px; font-size:10pt; font-style:italic;&quot;&gt;&lt;br /&gt;&lt;/p&gt;
&lt;p style=&quot; margin-top:0px; margin-bottom:0px; margin-left:0px; margin-right:0px; -qt-block-indent:0; text-indent:0px;&quot;&gt;&lt;span style=&quot; font-size:10pt; font-style:italic;&quot;&gt;Omit _______________ and _______________ words.&lt;/span&gt;&lt;/p&gt;
&lt;p style=&quot;-qt-paragraph-type:empty; margin-top:0px; margin-bottom:0px; margin-left:0px; margin-right:0px; -qt-block-indent:0; text-indent:0px; font-size:10pt;&quot;&gt;&lt;br /&gt;&lt;/p&gt;
&lt;p style=&quot;-qt-paragraph-type:empty; margin-top:0px; margin-bottom:0px; margin-left:0px; margin-right:0px; -qt-block-indent:0; text-indent:0px; font-size:10pt;&quot;&gt;&lt;br /&gt;&lt;/p&gt;
&lt;p style=&quot; margin-top:0px; margin-bottom:0px; margin-left:0px; margin-right:0px; -qt-block-indent:0; text-indent:0px;&quot;&gt;&lt;span style=&quot; font-size:10pt;&quot;&gt;Всегда свежая версия находится &lt;/span&gt;&lt;a href=&quot;https://github.com/UlrichVonRekkenin/JobGenerator.edu&quot;&gt;&lt;span style=&quot; font-size:8pt; text-decoration: underline; color:#0000ff;&quot;&gt;здесь.&lt;/span&gt;&lt;/a&gt;&lt;/p&gt;
&lt;p style=&quot; margin-top:0px; margin-bottom:0px; margin-left:0px; margin-right:0px; -qt-block-indent:0; text-indent:0px;&quot;&gt;&lt;a href=&quot;https://github.com/UlrichVonRekkenin/JobGenerator.edu&quot;&gt;&lt;span style=&quot; font-size:8pt; text-decoration: underline; color:#0000ff;&quot;&gt;https://github.com/UlrichVonRekkenin/JobGenerator.edu&lt;/span&gt;&lt;/a&gt;&lt;/p&gt;
&lt;p style=&quot;-qt-paragraph-type:empty; margin-top:0px; margin-bottom:0px; margin-left:0px; margin-right:0px; -qt-block-indent:0; text-indent:0px; font-size:8pt; text-decoration: underline; color:#0000ff;&quot;&gt;&lt;br /&gt;&lt;/p&gt;&lt;/body&gt;&lt;/html&gt;</string>
     </property>
     <property name="acceptRichText">
      <bool>true</bool>
     </property>
    </widget>
   </item>
  </layout>
 </widget>
 <resources/>
 <connections/>
</ui>
